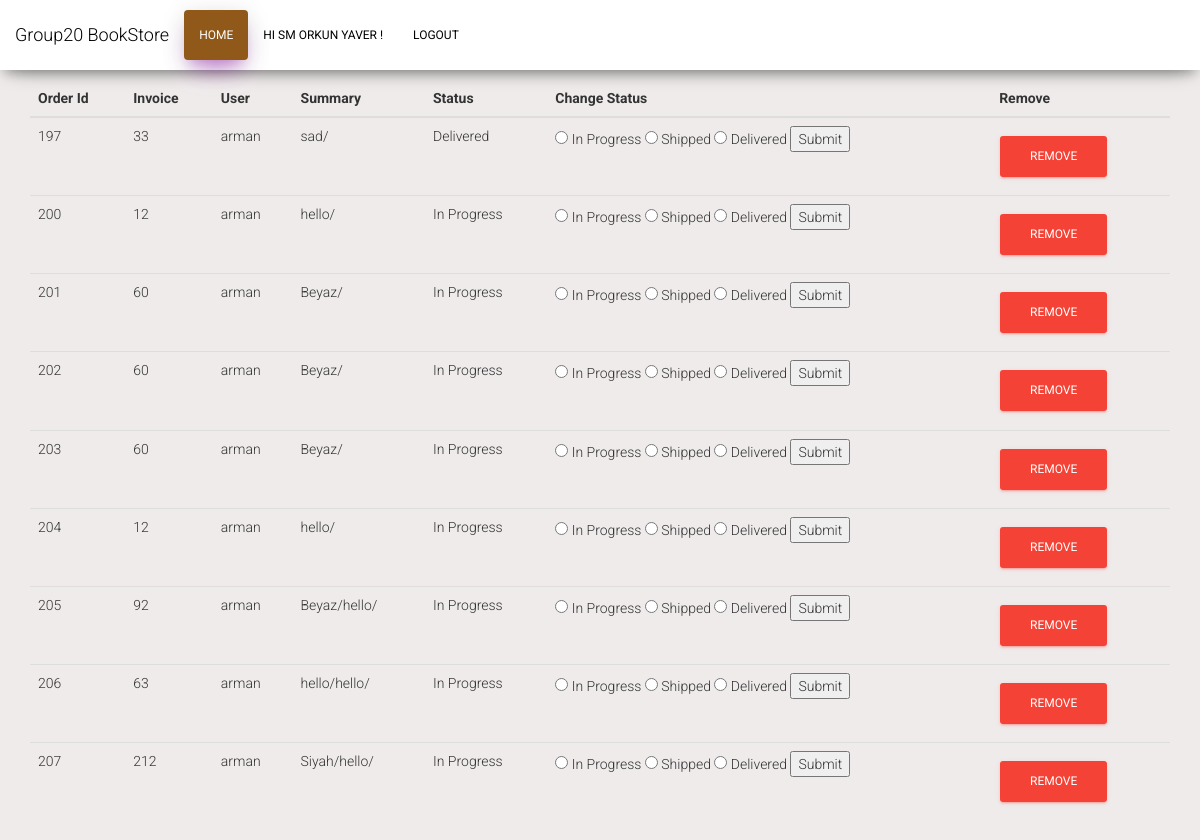
Page /sm.php (signed in) on the committed database.
### tables this page shows
CREATE TABLE IF NOT EXISTS `orders` (
  `order_id` int(30) NOT NULL AUTO_INCREMENT,
  `invoice` int(30) NOT NULL,
  `customer_id` int(11) NOT NULL,
  `invoice_summary` varchar(50) NOT NULL,
  `Status` varchar(15) NOT NULL,
  PRIMARY KEY (`order_id`)
);

CREATE TABLE IF NOT EXISTS `customers` (
  `c_id` int(30) NOT NULL AUTO_INCREMENT,
  `c_password` varchar(30) NOT NULL,
  `c_name` varchar(30) NOT NULL,
  `c_phone` varchar(200) NOT NULL,
  `c_mail` varchar(30) NOT NULL,
  `c_address` varchar(30) NOT NULL,
  PRIMARY KEY (`c_id`),
  UNIQUE KEY `c_id` (`c_id`),
  UNIQUE KEY `c_id_2` (`c_id`),
  UNIQUE KEY `c_id_3` (`c_id`)
);

### sm.php (the view, shortened to what this page needs)
<!doctype html>
<?php
include("function/functions.php");
?>
<html lang="en">
<head>
    <link rel="stylesheet" href="https://maxcdn.bootstrapcdn.com/font-awesome/latest/css/font-awesome.min.css" />
    <link href="assets/css/bootstrap.min.css" rel="stylesheet" />
    <link href="assets/css/material-kit.css" rel="stylesheet" />
    <link href="assets/css/styles.css" rel="stylesheet" />
</head>
<body data-spy="scroll" data-target="#myScrollspy" data-offset="15">
    <nav class="navbar navbar-fixed-top" role="navigation" id="topnav">
        <div class="container-fluid">
            <div class="navbar-header">
                <a class="navbar-brand" href="#">Group20 BookStore</a>
            </div>
            <div class="collapse navbar-collapse" id="bs-example-navbar-collapse-1">
                <ul class="nav navbar-nav">
                    <li class="active"><a href="index.php">Home</a></li>
                    <?php
                    echo "<li><a>Hi SM " . $_SESSION['smusername'] . " !</a></li>";
                    echo "<li><a href='logout.php'>Logout</a></li>";
                    ?>
                </ul>
            </div>
        </div>
    </nav>
    <div class="container">
        <table class="table-striped table">
            <thead class="thead-inverse">
                <tr>
                    <th> Order Id </th>
                    <th> Invoice </th>
                    <th> User</th>
                    <th> Summary </th>
                    <th> Status </th>
                    <th> Change Status </th>
                    <th> Remove </th>
                </tr>
                <?php
                $orderQ = "SELECT * from orders";
                $arr = mysqli_query($conn, $orderQ);
                while ($rw = mysqli_fetch_array($arr)) {
                    echo "<tr>";
                    if ($rw['customer_id'] > 0) {
                        $cnames = mysqli_query($conn, "SELECT  c.c_name from customers c, orders o where c.c_id = o.customer_id");
                        while ($cname = mysqli_fetch_array($cnames))
                            $a = $cname[0];
                        echo "<td>" . $rw['order_id'] . "</td> <td>" . $rw['invoice'] . "</td> <td> $a</td>  <td>" . $rw['invoice_summary'] . "</td>  <td>" . $rw['Status'] . "</td>";
                    }
                     else {
                        $gidtoW = $rw['customer_id'];
                        echo "<td>" . $rw['order_id'] . "</td> <td>" . $rw['invoice'] . "</td> <td> $gidtoW</td>  <td>" . $rw['invoice_summary'] . "</td>  <td>" . $rw['Status'] . "</td>";
                    }
                    echo "
                               <td>
                                <form  name = 'ma_form' method='post' action='sm.php'>
                                <input type='radio' name='status" . $rw['order_id'] . "' value='inProg'> In Progress </input>
                                <input type='radio' name='status" . $rw['order_id'] . "' value='ship'> Shipped </input>
                                <input type='radio' name='status" . $rw['order_id'] . "' value='del'> Delivered </input>
                                <button name='sbt" . $rw['order_id'] . "' type='submit'>Submit</button>
                               </td>
                                </form>
                                <td>
                            <form name = 'anothaForm' method = 'post' action 'sm.php'>
                            <button name='rm" . $rw['order_id'] . "' type='submit' class='btn btn-danger'>Remove</button>
                            </form>
                                </td>
                            </tr>";
                }
                ?>
    </div>
</body>
</html>

### assets/css/styles.css (style rules this page uses)
.navbar { background-color: white; color: black; }
.navbar-nav > .active { background-color: #834600; border-radius: 4px; color: #FFFFFF; box-shadow: 0 16px 26px -10px rgba(156, 39, 176, 0.56), 0 4px 25px 0px rgba(0, 0, 0, 0.12), 0 8px 10px -5px rgba(156, 39, 176, 0.2); }
body { margin-top: 80px; background-color: #efebeb; }

### rows in the picture
orders: order_id "197", invoice "33", customer.c_name "arman", invoice_summary "sad/", Status "Delivered"
orders: order_id "200", invoice "12", customer.c_name "arman", invoice_summary "hello/", Status "In Progress"
orders: order_id "201", invoice "60", customers.c_name "arman", invoice_summary "Beyaz/", Status "In Progress"
orders: order_id "202", invoice "60", customers.c_name "arman", invoice_summary "Beyaz/", Status "In Progress"
orders: order_id "203", invoice "60", customers.c_name "arman", invoice_summary "Beyaz/", Status "In Progress"
orders: order_id "204", invoice "12", customers.c_name "arman", invoice_summary "hello/", Status "In Progress"
orders: order_id "205", invoice "92", customers.c_name "arman", invoice_summary "Beyaz/hello/", Status "In Progress"
orders: order_id "206", invoice "63", customers.c_name "arman", invoice_summary "hello/hello/", Status "In Progress"
orders: order_id "207", invoice "212", customers.c_name "arman", invoice_summary "Siyah/hello/", Status "In Progress"

### other values in the picture
$_SESSION['smusername'] "ORKUN YAVER"
